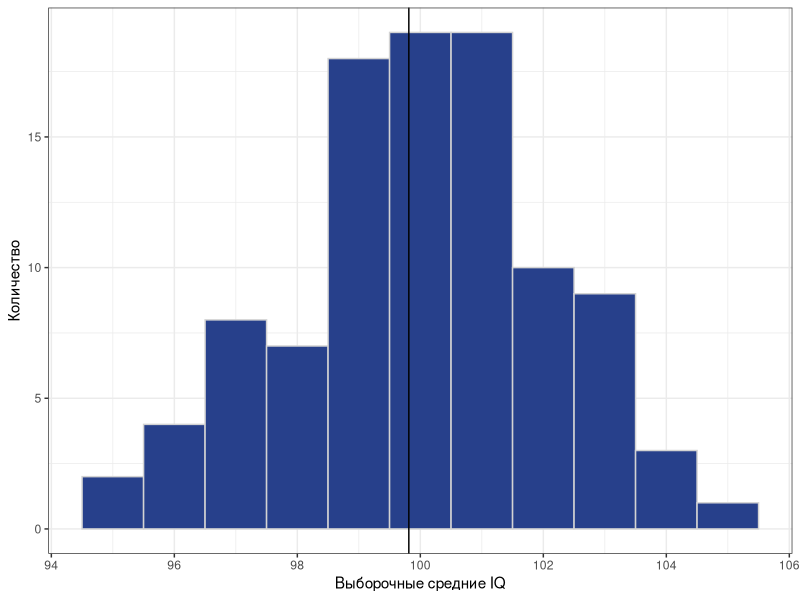

Generate this figure with R: (Note: this script raises an error after producing the figure.)
## ---- chunk 1
library(tidyverse)
theme_set(theme_bw())
## ---- chunk 2
iq <- tibble(id = 1:10000, IQ = round(rnorm(10000, 100, 15)))
## ---- chunk 3
nrow(iq)
head(iq)
tail(iq)
## ---- chunk 4
mean(iq$IQ)
## ---- chunk 5
means <- numeric()
for (i in 1:100) {
  means[i] <- mean(sample(iq$IQ, 50, replace = FALSE))
}
ggplot(NULL, aes(means)) +
  geom_histogram(binwidth = 1, fill = 'royalblue4', color = 'lightgray') +
  geom_vline(xintercept = mean(iq$IQ)) +
  labs(x = 'Выборочные средние IQ',
       y = 'Количество')
## ---- chunk 6
mean_cl_normal(iq$IQ)
mean_cl_boot(iq$IQ)
